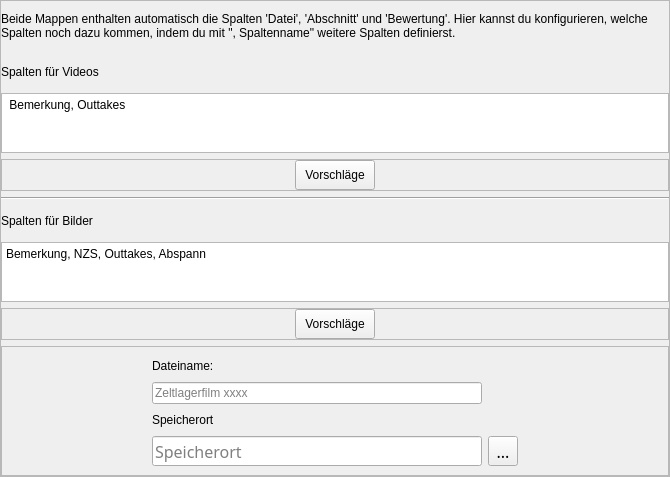
                       <widget class="QFrame" name="manuel_columns">
                        <property name="minimumSize">
                         <size>
                          <width>0</width>
                          <height>100</height>
                         </size>
                        </property>
                        <property name="frameShape">
                         <enum>QFrame::StyledPanel</enum>
                        </property>
                        <property name="frameShadow">
                         <enum>QFrame::Raised</enum>
                        </property>
                        <layout class="QVBoxLayout" name="verticalLayout_9">
                         <property name="leftMargin">
                          <number>0</number>
                         </property>
                         <property name="topMargin">
                          <number>0</number>
                         </property>
                         <property name="rightMargin">
                          <number>0</number>
                         </property>
                         <property name="bottomMargin">
                          <number>0</number>
                         </property>
                         <item>
                          <widget class="QLabel" name="manuel_col_help">
                           <property name="minimumSize">
                            <size>
                             <width>50</width>
                             <height>50</height>
                            </size>
                           </property>
                           <property name="text">
                            <string>Beide Mappen enthalten automatisch die Spalten 'Datei', 'Abschnitt' und 'Bewertung'. Hier kannst du konfigurieren, welche Spalten noch dazu kommen, indem du mit &quot;, Spaltenname&quot; weitere Spalten definierst.</string>
                           </property>
                           <property name="wordWrap">
                            <bool>true</bool>
                           </property>
                          </widget>
                         </item>
                         <item>
                          <widget class="QLabel" name="manuel_col_vid">
                           <property name="minimumSize">
                            <size>
                             <width>50</width>
                             <height>30</height>
                            </size>
                           </property>
                           <property name="maximumSize">
                            <size>
                             <width>16777215</width>
                             <height>30</height>
                            </size>
                           </property>
                           <property name="text">
                            <string>Spalten für Videos</string>
                           </property>
                          </widget>
                         </item>
                         <item>
                          <widget class="QPlainTextEdit" name="vid_columns">
                           <property name="sizePolicy">
                            <sizepolicy hsizetype="Minimum" vsizetype="Preferred">
                             <horstretch>0</horstretch>
                             <verstretch>0</verstretch>
                            </sizepolicy>
                           </property>
                           <property name="minimumSize">
                            <size>
                             <width>0</width>
                             <height>0</height>
                            </size>
                           </property>
                           <property name="maximumSize">
                            <size>
                             <width>16777215</width>
                             <height>60</height>
                            </size>
                           </property>
                           <property name="frameShape">
                            <enum>QFrame::StyledPanel</enum>
                           </property>
                           <property name="plainText">
                            <string> Bemerkung, Outtakes</string>
                           </property>
                          </widget>
                         </item>
                         <item>
                          <widget class="QFrame" name="frame_32">
                           <property name="frameShape">
                            <enum>QFrame::StyledPanel</enum>
                           </property>
                           <property name="frameShadow">
                            <enum>QFrame::Raised</enum>
                           </property>
                           <layout class="QHBoxLayout" name="horizontalLayout_28">
                            <property name="leftMargin">
                             <number>0</number>
                            </property>
                            <property name="topMargin">
                             <number>0</number>
                            </property>
                            <property name="rightMargin">
                             <number>0</number>
                            </property>
                            <property name="bottomMargin">
                             <number>0</number>
                            </property>
                            <item>
                             <spacer name="horizontalSpacer_45">
                              <property name="orientation">
                               <enum>Qt::Horizontal</enum>
                              </property>
                              <property name="sizeHint" stdset="0">
                               <size>
                                <width>40</width>
                                <height>20</height>
                               </size>
                              </property>
                             </spacer>
                            </item>
                            <item>
                             <widget class="QPushButton" name="pb_vid_sugestions">
                              <property name="minimumSize">
                               <size>
                                <width>50</width>
                                <height>30</height>
                               </size>
                              </property>
                              <property name="text">
                               <string>Vorschläge</string>
                              </property>
                             </widget>
                            </item>
                            <item>
                             <spacer name="horizontalSpacer_46">
                              <property name="orientation">
                               <enum>Qt::Horizontal</enum>
                              </property>
                              <property name="sizeHint" stdset="0">
                               <size>
                                <width>40</width>
                                <height>20</height>
                               </size>
                              </property>
                             </spacer>
                            </item>
                           </layout>
                          </widget>
                         </item>
                         <item>
                          <widget class="Line" name="line">
                           <property name="orientation">
                            <enum>Qt::Horizontal</enum>
                           </property>
                          </widget>
                         </item>
                         <item>
                          <widget class="QLabel" name="manuel_col_pic">
                           <property name="minimumSize">
                            <size>
                             <width>50</width>
                             <height>30</height>
                            </size>
                           </property>
                           <property name="maximumSize">
                            <size>
                             <width>16777215</width>
                             <height>30</height>
                            </size>
                           </property>
                           <property name="text">
                            <string>Spalten für Bilder</string>
                           </property>
                          </widget>
                         </item>
                         <item>
                          <widget class="QPlainTextEdit" name="pic_columns">
                           <property name="sizePolicy">
                            <sizepolicy hsizetype="Expanding" vsizetype="Expanding">
                             <horstretch>0</horstretch>
                             <verstretch>0</verstretch>
                            </sizepolicy>
                           </property>
                           <property name="maximumSize">
                            <size>
                             <width>16777215</width>
                             <height>60</height>
                            </size>
                           </property>
                           <property name="plainText">
                            <string>Bemerkung, NZS, Outtakes, Abspann</string>
                           </property>
                          </widget>
                         </item>
                         <item>
                          <widget class="QFrame" name="frame_33">
                           <property name="frameShape">
                            <enum>QFrame::StyledPanel</enum>
                           </property>
                           <property name="frameShadow">
                            <enum>QFrame::Raised</enum>
                           </property>
                           <layout class="QHBoxLayout" name="horizontalLayout_29">
                            <property name="leftMargin">
                             <number>0</number>
                            </property>
                            <property name="topMargin">
                             <number>0</number>
                            </property>
                            <property name="rightMargin">
                             <number>0</number>
                            </property>
                            <property name="bottomMargin">
                             <number>0</number>
                            </property>
                            <item>
                             <spacer name="horizontalSpacer_47">
                              <property name="orientation">
                               <enum>Qt::Horizontal</enum>
                              </property>
                              <property name="sizeHint" stdset="0">
                               <size>
                                <width>40</width>
                                <height>20</height>
                               </size>
                              </property>
                             </spacer>
                            </item>
                            <item>
                             <widget class="QPushButton" name="pb_pic_sugestions">
                              <property name="minimumSize">
                               <size>
                                <width>50</width>
                                <height>30</height>
                               </size>
                              </property>
                              <property name="text">
                               <string>Vorschläge</string>
                              </property>
                             </widget>
                            </item>
                            <item>
                             <spacer name="horizontalSpacer_48">
                              <property name="orientation">
                               <enum>Qt::Horizontal</enum>
                              </property>
                              <property name="sizeHint" stdset="0">
                               <size>
                                <width>40</width>
                                <height>20</height>
                               </size>
                              </property>
                             </spacer>
                            </item>
                           </layout>
                          </widget>
                         </item>
                         <item>
                          <widget class="QFrame" name="frame_8">
                           <property name="minimumSize">
                            <size>
                             <width>0</width>
                             <height>130</height>
                            </size>
                           </property>
                           <property name="frameShape">
                            <enum>QFrame::StyledPanel</enum>
                           </property>
                           <property name="frameShadow">
                            <enum>QFrame::Raised</enum>
                           </property>
                           <layout class="QGridLayout" name="gridLayout_6">
                            <item row="1" column="2">
                             <widget class="QLineEdit" name="le_excel_file_name">
                              <property name="placeholderText">
                               <string>Zeltlagerfilm xxxx</string>
                              </property>
                              <property name="clearButtonEnabled">
                               <bool>true</bool>
                              </property>
                             </widget>
                            </item>
                            <item row="2" column="2">
                             <widget class="QLabel" name="label_2">
                              <property name="text">
                               <string>Speicherort</string>
                              </property>
                             </widget>
                            </item>
                            <item row="3" column="3">
                             <widget class="QToolButton" name="tb_excel_folder">
                              <property name="minimumSize">
                               <size>
                                <width>30</width>
                                <height>30</height>
                               </size>
                              </property>
                              <property name="font">
                               <font>
                                <family>Gill Sans Nova</family>
                                <pointsize>12</pointsize>
                                <weight>50</weight>
                                <italic>false</italic>
                                <bold>false</bold>
                               </font>
                              </property>
                              <property name="toolTip">
                               <string>Ordnerauswahl</string>
                              </property>
                              <property name="styleSheet">
                               <string notr="true"/>
                              </property>
                              <property name="text">
                               <string>...</string>
                              </property>
                              <property name="icon">
                               <iconset>
                                <normaloff>../../../Zlf_sort/program/graphics/folder.png</normaloff>../../../Zlf_sort/program/graphics/folder.png</iconset>
                              </property>
                              <property name="iconSize">
                               <size>
                                <width>20</width>
                                <height>20</height>
                               </size>
                              </property>
                             </widget>
                            </item>
                            <item row="3" column="0">
                             <spacer name="horizontalSpacer_23">
                              <property name="orientation">
                               <enum>Qt::Horizontal</enum>
                              </property>
                              <property name="sizeHint" stdset="0">
                               <size>
                                <width>141</width>
                                <height>20</height>
                               </size>
                              </property>
                             </spacer>
                            </item>
                            <item row="3" column="2">
                             <widget class="QLineEdit" name="drop_excel_folder">
                              <property name="minimumSize">
                               <size>
                                <width>330</width>
                                <height>30</height>
                               </size>
                              </property>
                              <property name="maximumSize">
                               <size>
                                <width>330</width>
                                <height>30</height>
                               </size>
                              </property>
                              <property name="baseSize">
                               <size>
                                <width>30</width>
                                <height>0</height>
                               </size>
                              </property>
                              <property name="font">
                               <font>
                                <family>Gill Sans Nova</family>
                                <pointsize>12</pointsize>
                                <weight>50</weight>
                                <italic>false</italic>
                                <bold>false</bold>
                               </font>
                              </property>
                              <property name="toolTip">
                               <string>Dateipfad den Rohmaterial-Ordners</string>
                              </property>
                              <property name="styleSheet">
                               <string notr="true">QLineEdit {
	color: &quot;red&quot;;
}</string>
                              </property>
                              <property name="inputMask">
                               <string/>
                              </property>
                              <property name="text">
                               <string/>
                              </property>
                              <property name="frame">
                               <bool>true</bool>
                              </property>
                              <property name="echoMode">
                               <enum>QLineEdit::Normal</enum>
                              </property>
                              <property name="alignment">
                               <set>Qt::AlignLeading|Qt::AlignLeft|Qt::AlignVCenter</set>
                              </property>
                              <property name="placeholderText">
                               <string>Speicherort</string>
                              </property>
                              <property name="clearButtonEnabled">
                               <bool>true</bool>
                              </property>
                             </widget>
                            </item>
                            <item row="3" column="4">
                             <spacer name="horizontalSpacer_24">
                              <property name="orientation">
                               <enum>Qt::Horizontal</enum>
                              </property>
                              <property name="sizeHint" stdset="0">
                               <size>
                                <width>141</width>
                                <height>20</height>
                               </size>
                              </property>
                             </spacer>
                            </item>
                            <item row="0" column="2">
                             <widget class="QLabel" name="label_3">
                              <property name="text">
                               <string>Dateiname:</string>
                              </property>
                             </widget>
                            </item>
                           </layout>
                          </widget>
                         </item>
                        </layout>
                       </widget>
